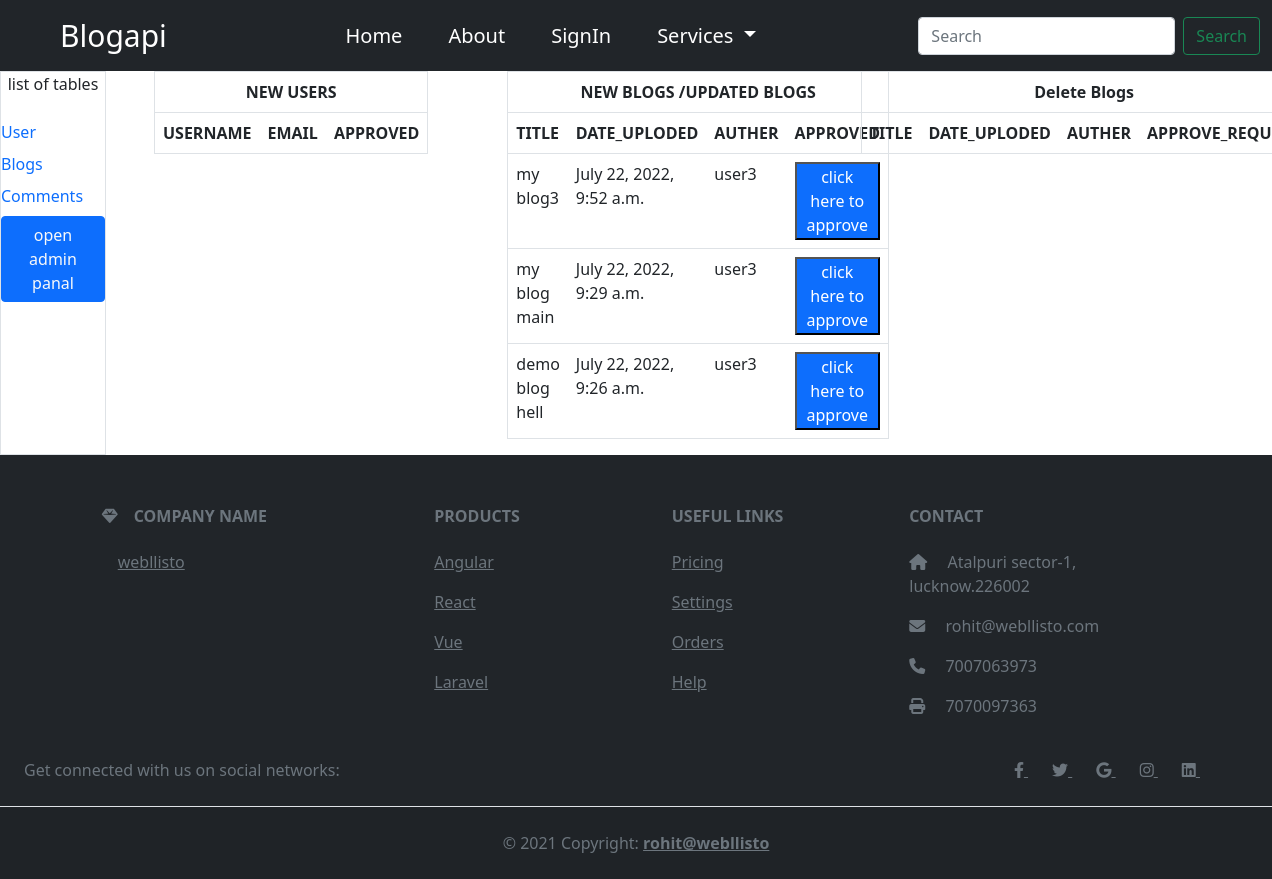
The page /admin_custom on the database as committed earlier.
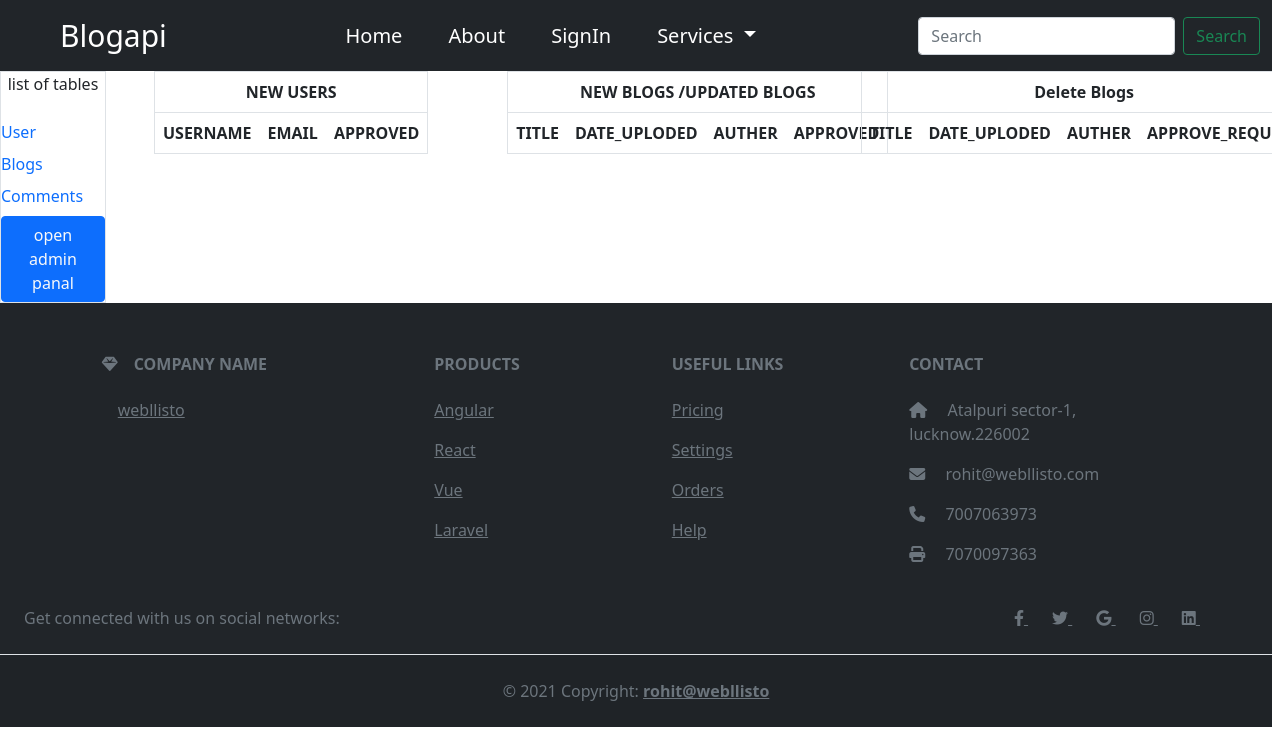
The same page on the database as committed later.
### blog/models.py (models this page shows, shortened)
class Blog(models.Model):
    blog_auther = models.ForeignKey(MyUser, on_delete=models.CASCADE)
    blog_image = models.ImageField(
        upload_to="blog/images", default="blog/images/image.jpg", null=True)
    blog_content = RichTextField(null=True)
    blog_title = models.CharField(max_length=150, unique=True)
    blog_keywords = models.CharField(max_length=150, null=True)
    blog_description = models.CharField(max_length=150, null=True)
    blog_uploaded_on = models.DateTimeField(auto_now=True)
    blog_is_approved = models.BooleanField(default=False)
    blog_new_request = models.BooleanField(default=True)
    blog_del_request = models.BooleanField(default=False)
    new_slug = AutoSlugField(populate_from='blog_title',
                             unique=True, null=True, default=None)

### account/models.py (models this page shows)
class MyUser(AbstractBaseUser, PermissionsMixin):
    user_email = models.EmailField(unique=True)
    user_contact = models.BigIntegerField(null=True, default=00000)
    first_name = models.CharField(max_length=30, default="")
    last_name = models.CharField(max_length=30, default="")
    user_name = models.CharField(max_length=30, unique=True)
    is_auther = models.BooleanField(default=False)
    is_staff = models.BooleanField(default=False)
    is_active = models.BooleanField(default=False)
    new_slug = AutoSlugField(populate_from='user_name',
                             null=True, default=None)
    user_image = models.ImageField(
        upload_to="media/account/images", default="")
    sign_up_date = models.DateTimeField(default=timezone.now)
    objects = customAccountManager()
    USERNAME_FIELD = "user_email"
    REQUIRED_FIELDS = ["user_name", "first_name"]
    def __str__(self):
        return self.user_name

### home/views.py (the view)
# urls.py: path("admin_custom", views.admin, name="admin_custom"),
def admin(request):
    blog_object = Blog.objects.filter(
        blog_new_request=True).order_by('-blog_uploaded_on')
    user_object = MyUser.objects.filter(
        is_active=False).order_by('-sign_up_date')
    blogsdelete_object = Blog.objects.filter(
        blog_del_request=True).order_by('-blog_uploaded_on')
    return render(
        request,
        "home/admin.html",
        {"blogs_object": blog_object, "user_object": user_object,
            "blogsdelete_object": blogsdelete_object},
    )

### home/templates/home/admin.html (shortened to what this page needs)
{% extends 'basic.html' %}
{% block body %}
{% load static %}
<div class="row g-0">
    <div class="col-1 border d-flex flex-column gap-2 ">
        <p class="text-center">list of tables</p>
        <div>
            <a href="/admin/account/myuser/" style="text-decoration:none;" class="my-1">User</a>
        </div>
        <div>
            <a href="/admin/blog/blog/" style="text-decoration:none;" class="my-1">Blogs</a>
        </div>
        <div>
            <a href="/admin/blog/comment/" style="text-decoration:none;" class="my-1">Comments</a>
        </div>
        <button class="btn btn-primary tex"><a href="admin/" style="text-decoration: none;" class="text-light">open
                admin panal</a>
        </button>
    </div>
    <div class="col-10">
        <div class="row g-0">
            <div class="col-4">
                <div class="mx-5">
                    <table class="table table-stripped border border-box">
                        <tr>
                            <th colspan="4" style="text-align:center;">NEW USERS
                            </th>
                        </tr>
                        <tr class="mx-5">
                            <th>USERNAME</th>
                            <th>EMAIL</th>
                            <th>APPROVED</td>
                        </tr>
                    </table>
                </div>
            </div>
            <div class="col-4">
                <div class="mx-5">
                    <table class="table table-stripped border border-box">
                        <tr>
                            <th colspan="4" style="text-align:center ;">NEW BLOGS /UPDATED BLOGS</th>
                        </tr>
                        <tr class="mx-5">
                            <th>TITLE</th>
                            <th>DATE_UPLODED</th>
                            <th>AUTHER</th>
                            <th>APPROVED</th>
                        </tr>
                        {% for i in blogs_object %}
                        <tr class="mx-5">
                            <td> {{i.blog_title}}
                            </td>
                            <td> {{i.blog_uploaded_on}}</td>
                            <td>{{i.blog_auther}}</td>
                            <td>
                                <a href="{% url 'blog-W-U-approval' i.new_slug %}"><button type="submit"
                                        class="bg-primary w-100 text-white">click here to approve</button></a>
                            </td>
                        </tr>
                        {% endfor %}
                    </table>
                </div>
            </div>
            <div class="col-4">
                <div class="mx-5">
                    <table class="table table-stripped border border-box">
                        <tr>
                            <th colspan="5" style="text-align:center ;">Delete Blogs</th>
                        </tr>
                        <tr class="mx-5">
                            <th>TITLE</th>
                            <th>DATE_UPLODED</th>
                            <th>AUTHER</th>
                            <th>APPROVE_REQUEST</th>
                        </tr>
                    </table>
                </div>
            </div>
        </div>
    </div>
</div>
{% endblock %}

Rows that differ between the two databases and show on the page:
removed Blog: blog_title "my blog3", blog_uploaded_on "July 22, 2022, 9:52 a.m.", blog_auther "user3"
removed Blog: blog_title "my blog main", blog_uploaded_on "July 22, 2022, 9:29 a.m.", blog_auther "user3"
removed Blog: blog_title "demo blog hell", blog_uploaded_on "July 22, 2022, 9:26 a.m.", blog_auther "user3"
